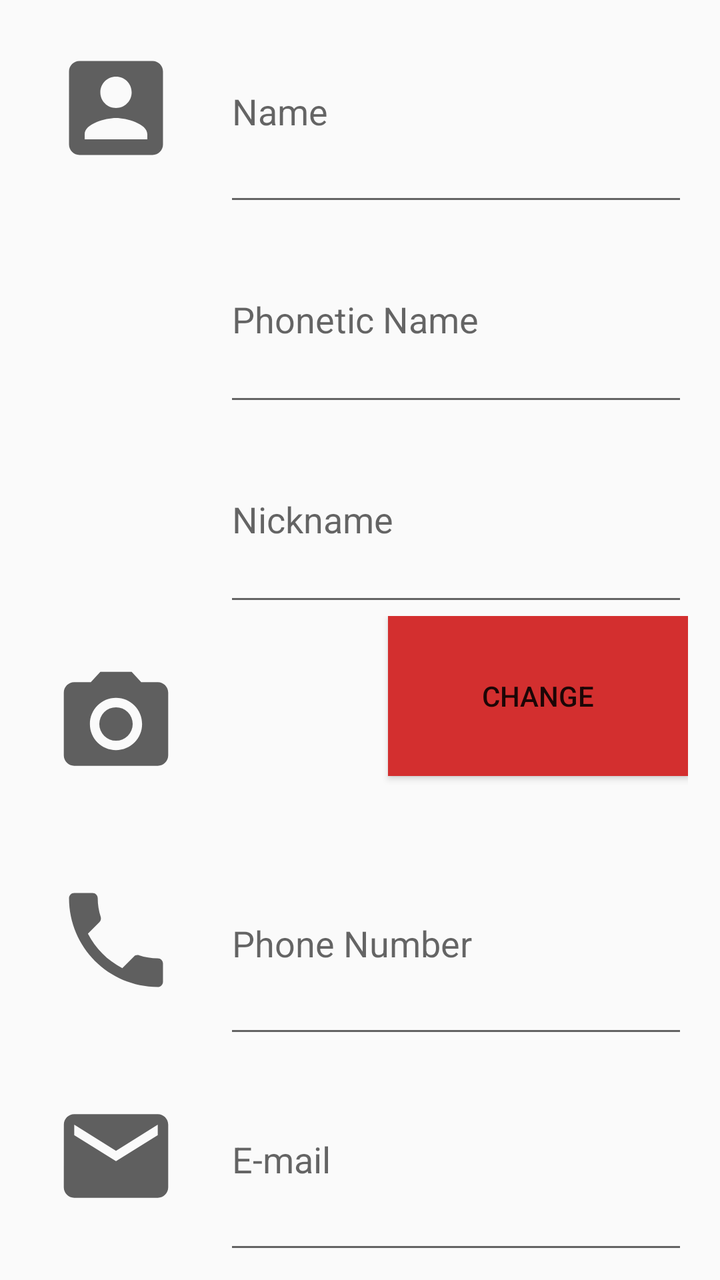
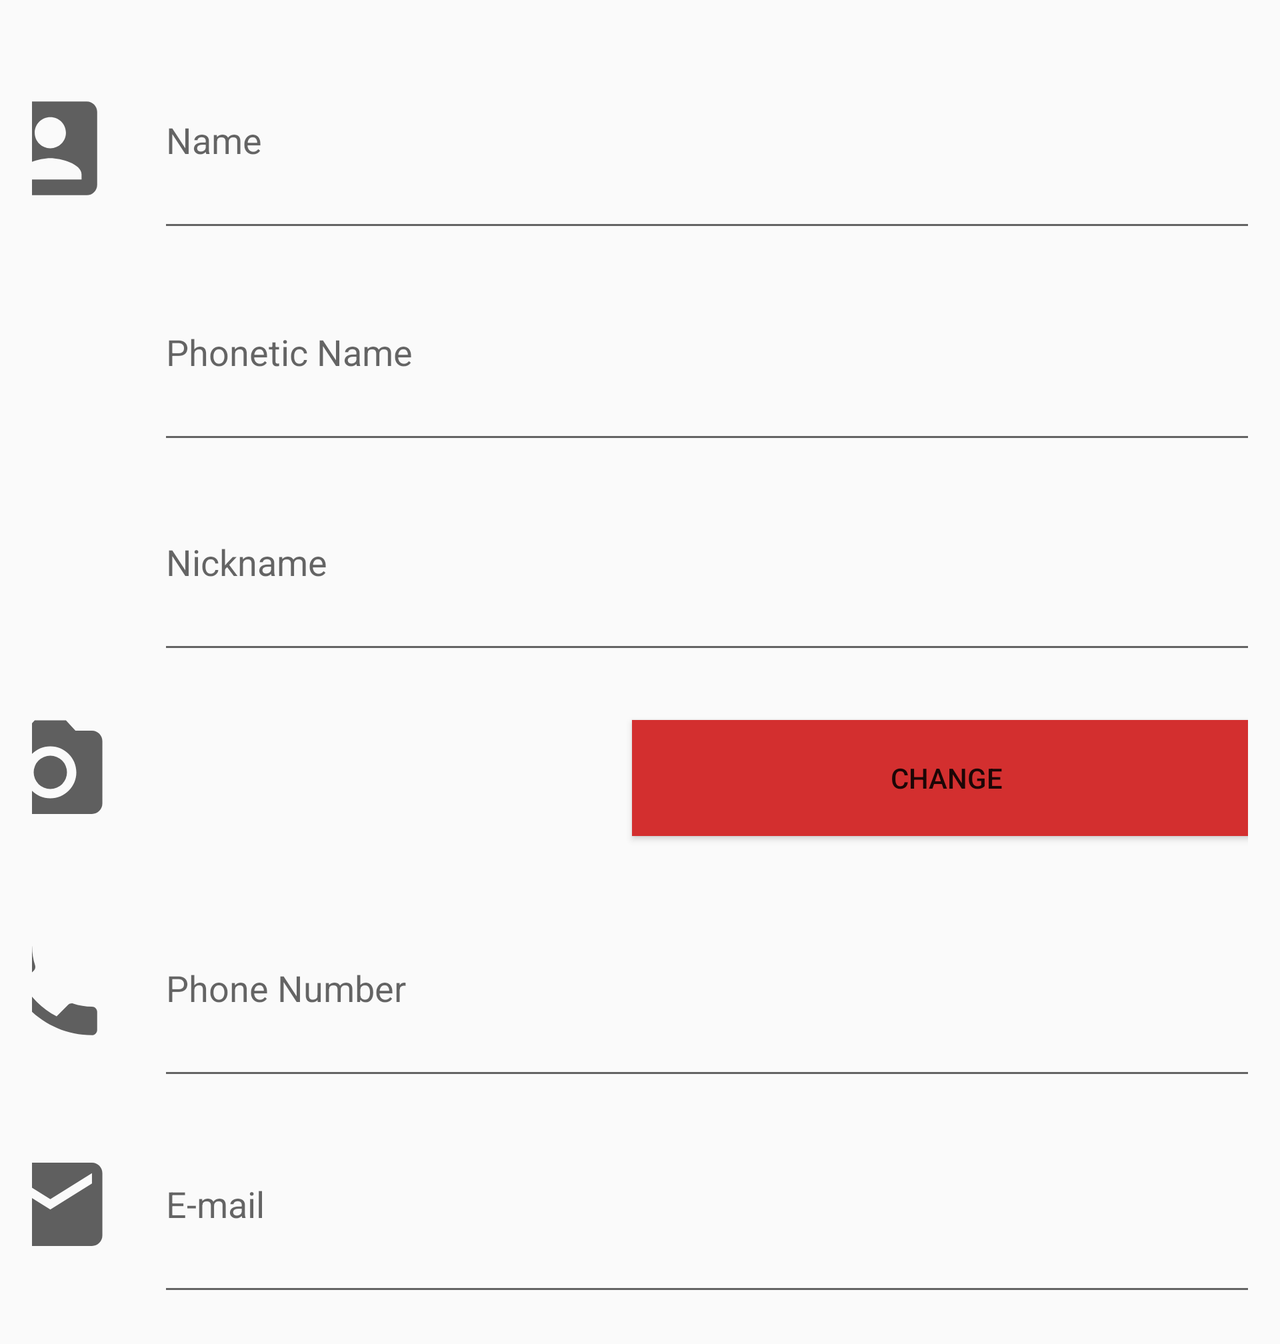

One screen, two layout resources from the same app: the default and the repository's alternative for another configuration. Each is rendered where Android would select it; the XML of both is given below.
<!-- AndroidManifest.xml: application theme Theme.PlayJuegos -->
<!-- res/layout/new_player.xml -->
<?xml version="1.0" encoding="utf-8"?>
<TableLayout xmlns:android="http://schemas.android.com/apk/res/android"
    xmlns:app="http://schemas.android.com/apk/res-auto"
    xmlns:tools="http://schemas.android.com/tools"
    android:layout_width="match_parent"
    android:layout_height="match_parent"
    android:shrinkColumns="0"
    android:stretchColumns="1"
    android:layout_marginEnd="16dp"
    android:layout_marginStart="4dp"
    tools:context=".NewPlayer">


    <TableRow
        android:layout_width="match_parent"
        android:layout_height="match_parent"
        android:gravity="center">

        <ImageView
            android:id="@+id/imageView"
            android:layout_width="wrap_content"
            android:layout_height="wrap_content"
            app:srcCompat="@drawable/ic_person_foreground"
            android:contentDescription="@string/todo" />

        <EditText
            android:id="@+id/editTextTextPersonName"
            android:layout_width="match_parent"
            android:layout_height="match_parent"
            android:layout_column="1"
            android:layout_span="2"
            android:ems="10"
            android:hint="@string/name"
            android:importantForAutofill="no"
            android:inputType="textPersonName"
            tools:ignore="TextContrastCheck,TextContrastCheck" />
    </TableRow>

    <TableRow
        android:layout_width="match_parent"
        android:layout_height="match_parent" >

        <EditText
            android:id="@+id/editTextTextPersonName2"
            android:layout_width="match_parent"
            android:layout_height="100dp"
            android:layout_column="1"
            android:layout_span="2"
            android:ems="10"
            android:hint="@string/phonetic_name"
            android:importantForAutofill="no"
            android:inputType="textPersonName"
            tools:ignore="TextContrastCheck,TextContrastCheck" />
    </TableRow>

    <TableRow
        android:layout_width="match_parent"
        android:layout_height="match_parent" >

        <EditText
            android:id="@+id/editTextTextPersonName3"
            android:layout_width="match_parent"
            android:layout_height="100dp"
            android:layout_column="1"
            android:layout_span="2"
            android:ems="10"
            android:hint="@string/nickname"
            android:importantForAutofill="no"
            android:inputType="textPersonName"
            tools:ignore="TextContrastCheck,TextContrastCheck" />
    </TableRow>

    <TableRow
        android:layout_width="match_parent"
        android:layout_height="match_parent" >

        <ImageView
            android:id="@+id/imageView2"
            android:layout_width="wrap_content"
            android:layout_height="wrap_content"
            app:srcCompat="@drawable/ic_camera_foreground"
            android:contentDescription="@string/todo" />

        <ImageView
            android:id="@+id/imageView3"
            android:layout_width="wrap_content"
            android:layout_height="wrap_content"
            android:contentDescription="@string/todo"
            app:srcCompat="@mipmap/ic_launcher"
            tools:ignore="ImageContrastCheck,ImageContrastCheck" />

        <Button
            android:id="@+id/button"
            android:layout_width="150dp"
            android:layout_height="80dp"
            style="@style/Myestilo"
            android:text="@string/change" />
    </TableRow>

    <TableRow
        android:layout_width="match_parent"
        android:layout_height="match_parent" >

        <ImageView
            android:id="@+id/imageView4"
            android:layout_width="wrap_content"
            android:layout_height="wrap_content"
            app:srcCompat="@drawable/ic_phone_foreground"
            android:contentDescription="@string/todo" />

        <EditText
            android:id="@+id/editTextPhone"
            android:layout_width="match_parent"
            android:layout_height="match_parent"
            android:layout_column="1"
            android:layout_span="2"
            android:ems="10"
            android:hint="@string/phone_number"
            android:importantForAutofill="no"
            android:inputType="phone"
            tools:ignore="SpeakableTextPresentCheck,TextContrastCheck,TextContrastCheck" />
    </TableRow>

    <TableRow
        android:layout_width="match_parent"
        android:layout_height="match_parent" >

        <ScrollView
            android:layout_width="match_parent"
            android:layout_height="match_parent"
            android:layout_span="3"
            tools:ignore="UselessLeaf">

        </ScrollView>
    </TableRow>

    <TableRow
        android:layout_width="match_parent"
        android:layout_height="match_parent" >

        <ImageView
            android:id="@+id/imageView5"
            android:layout_width="wrap_content"
            android:layout_height="wrap_content"
            app:srcCompat="@drawable/ic_email_foreground"
            android:contentDescription="@string/todo" />

        <EditText
            android:id="@+id/editTextTextEmailAddress"
            android:layout_width="match_parent"
            android:layout_height="match_parent"
            android:layout_column="1"
            android:layout_span="2"
            android:ems="10"
            android:inputType="textEmailAddress"
            tools:ignore="SpeakableTextPresentCheck"
            android:hint="@string/e_mail"
            android:importantForAutofill="no" />
    </TableRow>
</TableLayout>
<!-- resources referenced by this layout -->
<resources>
  <!-- drawable ic_email_foreground (drawable) -->
  <vector xmlns:android="http://schemas.android.com/apk/res/android"
      android:width="108dp"
      android:height="108dp"
      android:viewportWidth="108"
      android:viewportHeight="108"
      android:tint="#5F5F5F">
    <group android:scaleX="2.61"
        android:scaleY="2.61"
        android:translateX="22.68"
        android:translateY="22.68">
      <path
          android:fillColor="@android:color/white"
          android:pathData="M20,4L4,4c-1.1,0 -1.99,0.9 -1.99,2L2,18c0,1.1 0.9,2 2,2h16c1.1,0 2,-0.9 2,-2L22,6c0,-1.1 -0.9,-2 -2,-2zM20,8l-8,5 -8,-5L4,6l8,5 8,-5v2z"/>
    </group>
  </vector>
  <!-- drawable ic_person_foreground (drawable) -->
  <vector xmlns:android="http://schemas.android.com/apk/res/android"
      android:width="108dp"
      android:height="108dp"
      android:viewportWidth="108"
      android:viewportHeight="108"
      android:tint="#5F5F5F">
    <group android:scaleX="2.61"
        android:scaleY="2.61"
        android:translateX="22.68"
        android:translateY="22.68">
      <path
          android:fillColor="@android:color/white"
          android:pathData="M3,5v14c0,1.1 0.89,2 2,2h14c1.1,0 2,-0.9 2,-2L21,5c0,-1.1 -0.9,-2 -2,-2L5,3c-1.11,0 -2,0.9 -2,2zM15,9c0,1.66 -1.34,3 -3,3s-3,-1.34 -3,-3 1.34,-3 3,-3 3,1.34 3,3zM6,17c0,-2 4,-3.1 6,-3.1s6,1.1 6,3.1v1L6,18v-1z"/>
    </group>
  </vector>
  <!-- drawable ic_phone_foreground (drawable) -->
  <vector xmlns:android="http://schemas.android.com/apk/res/android"
      android:width="108dp"
      android:height="108dp"
      android:viewportWidth="108"
      android:viewportHeight="108"
      android:tint="#5F5F5F">
    <group android:scaleX="2.61"
        android:scaleY="2.61"
        android:translateX="22.68"
        android:translateY="22.68">
      <path
          android:fillColor="@android:color/white"
          android:pathData="M6.62,10.79c1.44,2.83 3.76,5.14 6.59,6.59l2.2,-2.2c0.27,-0.27 0.67,-0.36 1.02,-0.24 1.12,0.37 2.33,0.57 3.57,0.57 0.55,0 1,0.45 1,1V20c0,0.55 -0.45,1 -1,1 -9.39,0 -17,-7.61 -17,-17 0,-0.55 0.45,-1 1,-1h3.5c0.55,0 1,0.45 1,1 0,1.25 0.2,2.45 0.57,3.57 0.11,0.35 0.03,0.74 -0.25,1.02l-2.2,2.2z"/>
    </group>
  </vector>
  <string name="change">change</string>
  <string name="e_mail">E-mail</string>
  <string name="name">Name</string>
  <string name="nickname">Nickname</string>
  <string name="phone_number">Phone Number</string>
  <string name="phonetic_name">Phonetic Name</string>
  <string name="todo">TODO</string>
  <style name="Myestilo">
          <item name="android:background">@color/red_700</item>
          <item name="backgroundTint">@color/red_800</item>
      </style>
  <style name="Theme.PlayJuegos" parent="Theme.AppCompat.DayNight.NoActionBar">
          
          <item name="colorPrimary">@color/red_800</item>
          <item name="colorPrimaryVariant">@color/red_900</item>
          <item name="colorOnPrimary">@color/white</item>
          
          <item name="colorSecondary">@color/red_800</item>
          <item name="colorSecondaryVariant">@color/red_900</item>
          <item name="colorOnSecondary">@color/black</item>
          
          <item name="android:statusBarColor" tools:targetApi="l">?attr/colorPrimaryVariant</item>
          
      </style>
  <color name="red_700">#d50000</color>
  <color name="red_800">#d32f2f</color>
  <color name="red_900">#b71c1c</color>
  <color name="white">#FFFFFFFF</color>
  <color name="black">#FF000000</color>
</resources>
<!-- res/layout-land/new_player.xml (the repository's variant of the layout above) -->
<!-- drawn on the phone turned sideways -->
<?xml version="1.0" encoding="utf-8"?>
<ScrollView xmlns:android="http://schemas.android.com/apk/res/android"
    xmlns:app="http://schemas.android.com/apk/res-auto"
    xmlns:tools="http://schemas.android.com/tools"
    android:layout_width="match_parent"
    android:layout_height="match_parent"
    android:layout_margin="16dp">

    <androidx.constraintlayout.widget.ConstraintLayout
        android:layout_width="match_parent"
        android:layout_height="wrap_content"
        android:theme="@style/NewPlayer">

        <ImageView
            android:id="@+id/imageView"
            android:layout_width="wrap_content"
            android:layout_height="wrap_content"
            android:layout_marginTop="4dp"
            app:layout_constraintEnd_toStartOf="@+id/editTextName"
            app:layout_constraintStart_toStartOf="parent"
            app:layout_constraintTop_toTopOf="@+id/editTextName"
            app:srcCompat="@drawable/ic_person_foreground"
            android:contentDescription="@string/todo"
            tools:ignore="ContentDescription" />

        <EditText
            android:id="@+id/editTextName"
            android:layout_width="590dp"
            android:layout_height="105dp"
            android:layout_marginBottom="1dp"
            android:ems="10"
            android:hint="@string/name"
            android:importantForAutofill="no"
            android:inputType="textPersonName"
            app:layout_constraintBottom_toTopOf="@+id/editTextTextPersonName2"
            app:layout_constraintEnd_toEndOf="parent"
            app:layout_constraintStart_toEndOf="@+id/imageView"
            tools:ignore="TextContrastCheck" />

        <EditText
            android:id="@+id/editTextTextPersonName2"
            android:layout_width="590dp"
            android:layout_height="105dp"
            android:ems="10"
            android:hint="@string/phonetic_name"
            android:importantForAutofill="no"
            android:inputType="textPersonName"
            app:layout_constraintBottom_toTopOf="@+id/editTextTextPersonName3"
            app:layout_constraintEnd_toEndOf="@+id/editTextName"
            app:layout_constraintHorizontal_bias="0.496"
            app:layout_constraintStart_toEndOf="@+id/imageView"
            app:layout_constraintStart_toStartOf="@+id/editTextName"
            tools:ignore="TextContrastCheck" />

        <EditText
            android:id="@+id/editTextTextPersonName3"
            android:layout_width="590dp"
            android:layout_height="105dp"
            android:ems="10"
            android:hint="@string/nickname"
            android:importantForAutofill="no"
            android:inputType="textPersonName"
            app:layout_constraintBottom_toTopOf="@+id/imageView2"
            app:layout_constraintEnd_toEndOf="@+id/editTextTextPersonName2"
            app:layout_constraintStart_toStartOf="@+id/editTextTextPersonName2" />

        <ImageView
            android:id="@+id/imageView2"
            android:layout_width="wrap_content"
            android:layout_height="wrap_content"
            app:layout_constraintBottom_toTopOf="@+id/imageView4"
            app:layout_constraintEnd_toStartOf="@+id/imageView3"
            app:layout_constraintHorizontal_bias="1.0"
            app:layout_constraintStart_toStartOf="@+id/imageView4"
            app:srcCompat="@drawable/ic_camera_foreground"
            android:contentDescription="@string/todo" />

        <ImageView
            android:id="@+id/imageView3"
            android:layout_width="229dp"
            android:layout_height="102dp"
            android:contentDescription="@string/todo"
            app:layout_constraintBottom_toBottomOf="@+id/imageView2"
            app:layout_constraintStart_toStartOf="@+id/editTextTextPersonName3"
            app:srcCompat="@mipmap/ic_launcher"
            tools:ignore="ImageContrastCheck" />

        <Button
            android:id="@+id/button"
            style="@style/Myestilo"
            android:layout_width="315dp"
            android:layout_height="58dp"
            android:layout_marginTop="28dp"
            android:layout_marginEnd="38dp"
            android:text="@string/change"
            app:layout_constraintEnd_toEndOf="@+id/editTextTextPersonName3"
            app:layout_constraintTop_toBottomOf="@+id/editTextTextPersonName3"
            tools:ignore="TextContrastCheck,TextContrastCheck" />

        <ImageView
            android:id="@+id/imageView4"
            android:layout_width="wrap_content"
            android:layout_height="wrap_content"
            android:layout_marginBottom="108dp"
            app:layout_constraintBottom_toBottomOf="parent"
            app:layout_constraintEnd_toStartOf="@+id/imageView3"
            app:srcCompat="@drawable/ic_phone_foreground"
            android:contentDescription="@string/todo" />

        <EditText
            android:id="@+id/editTextNumber"
            android:layout_width="590dp"
            android:layout_height="105dp"
            android:layout_marginBottom="3dp"
            android:ems="10"
            android:hint="@string/phone_number"
            android:inputType="number"
            app:layout_constraintBottom_toTopOf="@+id/editTextTextEmailAddress"
            app:layout_constraintStart_toEndOf="@+id/imageView4"
            app:layout_constraintTop_toBottomOf="@+id/imageView3"
            tools:ignore="SpeakableTextPresentCheck"
            android:importantForAutofill="no" />

        <ImageView
            android:id="@+id/imageView5"
            android:layout_width="wrap_content"
            android:layout_height="wrap_content"
            app:layout_constraintStart_toStartOf="@+id/imageView4"
            app:layout_constraintTop_toBottomOf="@+id/imageView4"
            app:srcCompat="@drawable/ic_email_foreground"
            android:contentDescription="@string/todo" />

        <EditText
            android:id="@+id/editTextTextEmailAddress"
            android:layout_width="590dp"
            android:layout_height="105dp"
            android:ems="10"
            android:hint="@string/e_mail"
            android:inputType="textEmailAddress"
            app:layout_constraintStart_toEndOf="@+id/imageView5"
            app:layout_constraintTop_toBottomOf="@+id/imageView4"
            tools:ignore="SpeakableTextPresentCheck"
            android:importantForAutofill="no" />
    </androidx.constraintlayout.widget.ConstraintLayout>
</ScrollView>
<!-- resources referenced by the variant -->
<!-- as the phone turned sideways resolves them -->
<resources>
  <!-- drawable ic_email_foreground (drawable) -->
  <vector xmlns:android="http://schemas.android.com/apk/res/android"
      android:width="108dp"
      android:height="108dp"
      android:viewportWidth="108"
      android:viewportHeight="108"
      android:tint="#5F5F5F">
    <group android:scaleX="2.61"
        android:scaleY="2.61"
        android:translateX="22.68"
        android:translateY="22.68">
      <path
          android:fillColor="@android:color/white"
          android:pathData="M20,4L4,4c-1.1,0 -1.99,0.9 -1.99,2L2,18c0,1.1 0.9,2 2,2h16c1.1,0 2,-0.9 2,-2L22,6c0,-1.1 -0.9,-2 -2,-2zM20,8l-8,5 -8,-5L4,6l8,5 8,-5v2z"/>
    </group>
  </vector>
  <!-- drawable ic_person_foreground (drawable) -->
  <vector xmlns:android="http://schemas.android.com/apk/res/android"
      android:width="108dp"
      android:height="108dp"
      android:viewportWidth="108"
      android:viewportHeight="108"
      android:tint="#5F5F5F">
    <group android:scaleX="2.61"
        android:scaleY="2.61"
        android:translateX="22.68"
        android:translateY="22.68">
      <path
          android:fillColor="@android:color/white"
          android:pathData="M3,5v14c0,1.1 0.89,2 2,2h14c1.1,0 2,-0.9 2,-2L21,5c0,-1.1 -0.9,-2 -2,-2L5,3c-1.11,0 -2,0.9 -2,2zM15,9c0,1.66 -1.34,3 -3,3s-3,-1.34 -3,-3 1.34,-3 3,-3 3,1.34 3,3zM6,17c0,-2 4,-3.1 6,-3.1s6,1.1 6,3.1v1L6,18v-1z"/>
    </group>
  </vector>
  <!-- drawable ic_phone_foreground (drawable) -->
  <vector xmlns:android="http://schemas.android.com/apk/res/android"
      android:width="108dp"
      android:height="108dp"
      android:viewportWidth="108"
      android:viewportHeight="108"
      android:tint="#5F5F5F">
    <group android:scaleX="2.61"
        android:scaleY="2.61"
        android:translateX="22.68"
        android:translateY="22.68">
      <path
          android:fillColor="@android:color/white"
          android:pathData="M6.62,10.79c1.44,2.83 3.76,5.14 6.59,6.59l2.2,-2.2c0.27,-0.27 0.67,-0.36 1.02,-0.24 1.12,0.37 2.33,0.57 3.57,0.57 0.55,0 1,0.45 1,1V20c0,0.55 -0.45,1 -1,1 -9.39,0 -17,-7.61 -17,-17 0,-0.55 0.45,-1 1,-1h3.5c0.55,0 1,0.45 1,1 0,1.25 0.2,2.45 0.57,3.57 0.11,0.35 0.03,0.74 -0.25,1.02l-2.2,2.2z"/>
    </group>
  </vector>
  <string name="change">change</string>
  <string name="e_mail">E-mail</string>
  <string name="name">Name</string>
  <string name="nickname">Nickname</string>
  <string name="phone_number">Phone Number</string>
  <string name="phonetic_name">Phonetic Name</string>
  <string name="todo">TODO</string>
  <style name="Myestilo">
          <item name="android:background">@color/red_700</item>
          <item name="backgroundTint">@color/red_800</item>
      </style>
  <style name="NewPlayer" parent="Theme.AppCompat.DayNight.DarkActionBar">
          <item name="colorPrimary">@color/red_800</item>
          <item name="colorPrimaryVariant">@color/red_900</item>
          <item name="colorOnPrimary">@color/white</item>
          
          <item name="android:statusBarColor" tools:targetApi="l">?attr/colorPrimaryVariant</item>
      </style>
  <style name="Theme.PlayJuegos" parent="Theme.AppCompat.DayNight.NoActionBar">
          
          <item name="colorPrimary">@color/red_800</item>
          <item name="colorPrimaryVariant">@color/red_900</item>
          <item name="colorOnPrimary">@color/white</item>
          
          <item name="colorSecondary">@color/red_800</item>
          <item name="colorSecondaryVariant">@color/red_900</item>
          <item name="colorOnSecondary">@color/black</item>
          
          <item name="android:statusBarColor" tools:targetApi="l">?attr/colorPrimaryVariant</item>
          
      </style>
  <color name="red_700">#d50000</color>
  <color name="red_800">#d32f2f</color>
  <color name="red_900">#b71c1c</color>
  <color name="white">#FFFFFFFF</color>
  <color name="black">#FF000000</color>
</resources>
